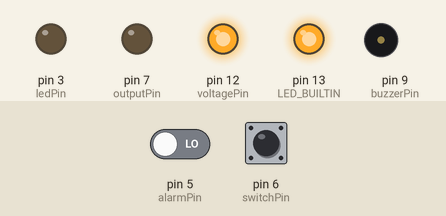
Bench run of a sketch on a simulated Arduino Uno, built with avr-gcc and run on an emulated ATmega328P. Parts: output pins drawn as LEDs (lit = HIGH), buzzer (waves = sounding). The test bench sets the inputs (shaded band); at power-on: pin 6 (switchPin) LOW, pin 5 (alarmPin) LOW.

Above: at 1.2 s.
1.3 s: pin 6 (switchPin) pulled HIGH for 0.15 s
At 1.37 s:
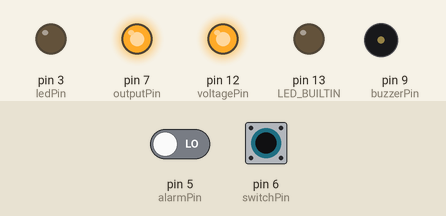
2.9 s: pin 6 (switchPin) pulled HIGH for 3.2 s
At 7.3 s:
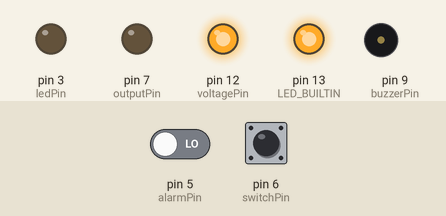
7.6 s: pin 5 (alarmPin) driven HIGH and pin 6 (switchPin) driven HIGH
At 9.6 s:
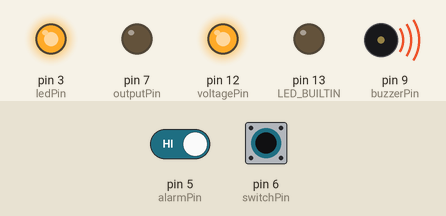
10.6 s: pin 6 (switchPin) driven LOW
At 11.9 s:
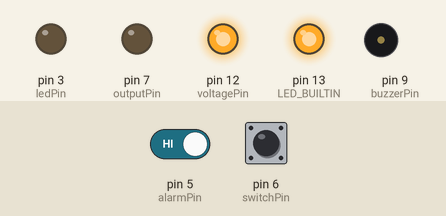
Timing chart, 0 to 13.1 s (numbered marks = the images above; inputs shaded):
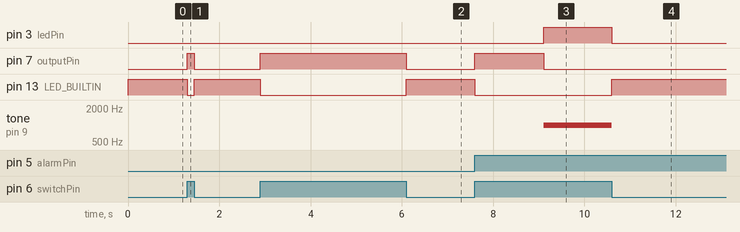

The sketch:

Micro_Interlock.ino
```cpp
const int switchPin = 6;
const int voltagePin = 12;
const int alarmPin = 5;
//Interlock output pin.
const int outputPin = 7;
//Pin for buzzer; if interlock engaged, buzzer is on/beeps
const int buzzerPin = 9;
//Pin for status-indicating LED; if output is on, LED is on
const int ledPin = 3;

const long alarmThreshold = 2000;


long currentTime;
long oldTime;
long startTime;
long sampleTime = 500;
long alarmIntegrator = 0;

bool interlocked;
bool highMeasured;
bool switchedOn;
bool needsUpdate;

void setup() {
  Serial.begin(9600);
  pinMode(switchPin, INPUT);
  pinMode(voltagePin, OUTPUT);
  digitalWrite(voltagePin, HIGH);
  pinMode(alarmPin, INPUT);
  pinMode(buzzerPin, OUTPUT);
  pinMode(ledPin, OUTPUT);
  pinMode(outputPin, OUTPUT);
  pinMode(LED_BUILTIN, OUTPUT);
  oldTime = 0;
  startTime = millis();
  currentTime = startTime;
  interlocked = false;
  highMeasured = false;
  switchedOn = digitalRead(switchPin);
  if(switchedOn) {
    setNormalOperation();
  } else {
    setSwitchedOff();
  }
}

void loop() {
  currentTime = millis();
  bool tempSwitchedOn = digitalRead(switchPin);
  needsUpdate = needsUpdate || (tempSwitchedOn != switchedOn);
  switchedOn = tempSwitchedOn;
  if(tempSwitchedOn) {
    digitalWrite(LED_BUILTIN, LOW);
  } else {
    digitalWrite(LED_BUILTIN, HIGH);
  }
  if(!interlocked && switchedOn) {
    if(needsUpdate) {
      setNormalOperation();
      needsUpdate = false;
    }
    if(digitalRead(alarmPin) == HIGH && (!highMeasured)) {
      alarmIntegrator += sampleTime;
      highMeasured = true;
    }
    if(currentTime - oldTime > sampleTime) {
      oldTime = currentTime;
      if(highMeasured) {
        highMeasured = false;
      } else if(alarmIntegrator > 0) {
        alarmIntegrator -= sampleTime;
      }
    }
    interlocked = (alarmIntegrator > alarmThreshold);
    needsUpdate = interlocked;
  }
  else if(interlocked && switchedOn) {
    if(needsUpdate) {
      setInterlocked();
      needsUpdate = false;
    }
  }
  else if (!switchedOn) {
    if(needsUpdate) {
      setSwitchedOff();
      needsUpdate = false;
    }
  }
}

void setNormalOperation() {
  noTone(buzzerPin);
  digitalWrite(ledPin, LOW);
  digitalWrite(outputPin, HIGH);
  alarmIntegrator = 0;
}

void setInterlocked() {
  digitalWrite(ledPin, HIGH);
  tone(buzzerPin, 1000);
  digitalWrite(outputPin, LOW);
  alarmIntegrator = 0;
}

void setSwitchedOff() {
  noTone(buzzerPin);
  digitalWrite(ledPin, LOW);
  digitalWrite(buzzerPin, LOW);
  digitalWrite(outputPin, LOW);
  interlocked = false;
}
```

Measured:
- after the input at 1.3 s, pin 7 (outputPin): LOW → HIGH at once, → LOW 0.15 s later; pin 13 (LED_BUILTIN): HIGH → LOW at once, → HIGH 0.15 s later
- after the input at 2.9 s, pin 7 (outputPin): LOW → HIGH at once, → LOW 3.2 s later; pin 13 (LED_BUILTIN): HIGH → LOW at once, → HIGH 3.2 s later
- after the input at 7.6 s, pin 3 (ledPin): LOW → HIGH after 1.5 s; pin 7 (outputPin): LOW → HIGH at once, → LOW 1.5 s later; pin 13 (LED_BUILTIN): HIGH → LOW at once; tone on pin 9 (buzzerPin): silent → 1000 Hz after 1.5 s
- after the input at 10.6 s, pin 3 (ledPin): HIGH → LOW at once; pin 13 (LED_BUILTIN): LOW → HIGH at once; tone on pin 9 (buzzerPin): 1000 Hz → silent at once
